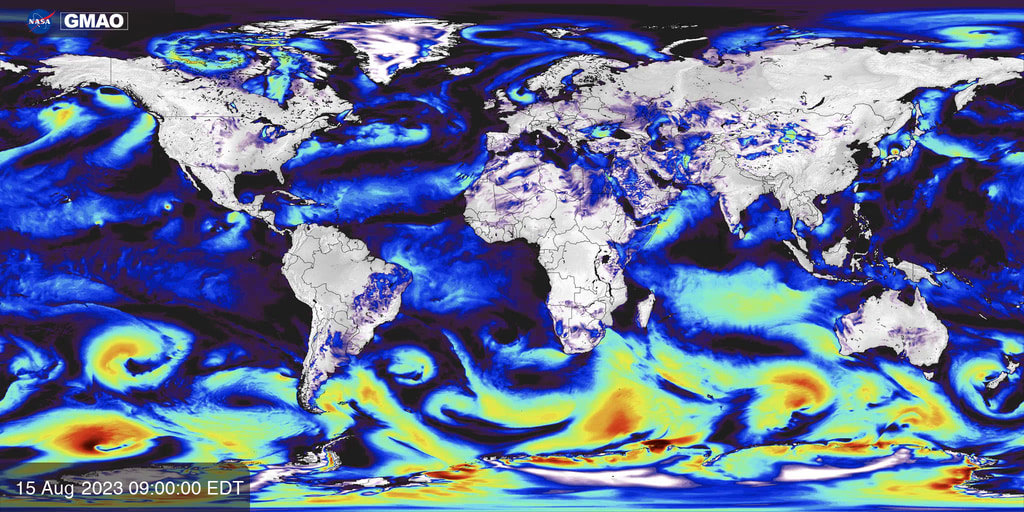
#> input picture Backend/wind_speed.jpg, 1024 x 512 px, found by its file name
$ python nasa2py.py
#> lines starting #> are read from the running program, lines starting #| are printed output that depends on the picture
"""
NASA Earth Information Center - Earth Jukebox

MODULE: MEMBER 2
IMAGE PROCESSING & GRID COLOR EXTRACTION

Input:
    NASA GEOS-FP Near-Surface Wind Speed image

Member 2 responsibilities:
    1. Load NASA image
    2. Convert image to RGB
    3. Divide image into 5x5 grid
    4. Extract pixels from every grid cell
    5. Calculate mean RGB
    6. Calculate median RGB
    7. Save extracted information
    8. Create grid overlay image
    9. Create color palette image

Requirements:
    pip install pillow numpy
"""

import os
import json
import numpy as np

from PIL import Image, ImageDraw


# ---------------------------------------------------------------------------
# 1. LOAD NASA IMAGE
# ---------------------------------------------------------------------------

def load_image_rgb(image_path: str) -> np.ndarray:
    """
    Load the NASA image and convert it to RGB.

    Returns:
        NumPy array with shape:

        (height, width, 3)

    The 3 channels are:
        R = Red
        G = Green
        B = Blue
    """
#> called with image_path = 'Backend/images/wind_speed.jpg'

    if not os.path.exists(image_path):
        raise FileNotFoundError(
            f"Image not found at: {image_path}"
        )

    with Image.open(image_path) as img:

        # Convert image to standard RGB
#> img is the input picture: PIL image 1024x512 RGB; mean R, G, B 98, 112.8, 149.5
        img_rgb = img.convert("RGB")

        # Convert image to NumPy array
        rgb_array = np.array(
            img_rgb,
            dtype=np.uint8
        )

    print("\nNASA image loaded successfully!")

    print(
        f"Dimensions : "
        f"{rgb_array.shape[1]} px wide x "
        f"{rgb_array.shape[0]} px high"
    )
#| Dimensions : 1024 px wide x 512 px high

    print(
        f"Channels   : {rgb_array.shape[2]} "
        f"(R, G, B)"
    )
#| Channels   : 3 (R, G, B)

    return rgb_array


# ---------------------------------------------------------------------------
# 2. DIVIDE IMAGE INTO 5x5 GRID
# ---------------------------------------------------------------------------

def extract_grid_colors(
    rgb_array: np.ndarray,
    grid_rows: int = 5,
    grid_cols: int = 5
) -> list:

    """
    Divide the image into a 5x5 grid.

    For each cell we calculate:

        - cell number
        - row
        - column
        - bounding box
        - mean RGB
        - median RGB

    Returns:
        List containing information about all cells.
    """
#> called with grid_rows = 5, grid_cols = 5

    # Get image dimensions
    height, width, _ = rgb_array.shape
#> height = 512; width = 1024

    # Calculate cell size
    cell_height = height // grid_rows
#> cell_height = 102
    cell_width = width // grid_cols
#> cell_width = 204

    print("\n------------------------------------------")
    print("GRID PROCESSING")
    print("------------------------------------------")

    print(
        f"Grid       : {grid_rows} x {grid_cols}"
    )

    print(
        f"Total cells: {grid_rows * grid_cols}"
    )

    print(
        f"Cell size  : approximately "
        f"{cell_width} x {cell_height} pixels"
    )
#| Cell size  : approximately 204 x 102 pixels

    results = []

    # ---------------------------------------------------------------
    # Loop through every row
    # ---------------------------------------------------------------

    for row in range(grid_rows):

        # -----------------------------------------------------------
        # Loop through every column
        # -----------------------------------------------------------

        for col in range(grid_cols):

            # Calculate starting Y coordinate
            y_start = row * cell_height

            # Calculate ending Y coordinate
            y_end = (
                height
                if row == grid_rows - 1
                else (row + 1) * cell_height
            )

            # Calculate starting X coordinate
            x_start = col * cell_width

            # Calculate ending X coordinate
            x_end = (
                width
                if col == grid_cols - 1
                else (col + 1) * cell_width
            )

            # -------------------------------------------------------
            # Extract pixels belonging to this grid cell
            # -------------------------------------------------------

            cell_pixels = rgb_array[
                y_start:y_end,
                x_start:x_end
            ]

            # -------------------------------------------------------
            # Calculate mean RGB
            # -------------------------------------------------------

            mean_rgb = np.mean(
                cell_pixels,
                axis=(0, 1)
            ).astype(int)

            r_mean = int(mean_rgb[0])
            g_mean = int(mean_rgb[1])
            b_mean = int(mean_rgb[2])

            # -------------------------------------------------------
            # Calculate median RGB
            # -------------------------------------------------------

            median_rgb = np.median(
                cell_pixels,
                axis=(0, 1)
            ).astype(int)

            r_median = int(median_rgb[0])
            g_median = int(median_rgb[1])
            b_median = int(median_rgb[2])

            # -------------------------------------------------------
            # Create cell information
            # -------------------------------------------------------

            cell_data = {

                "cell_index":
                    row * grid_cols + col + 1,

                "row":
                    row,

                "col":
                    col,

                "bbox": {

                    "x1": x_start,
                    "y1": y_start,

                    "x2": x_end,
                    "y2": y_end
                },

                "mean_rgb": [
                    r_mean,
                    g_mean,
                    b_mean
                ],

                "median_rgb": [
                    r_median,
                    g_median,
                    b_median
                ]
            }

            # Add cell information to results
            results.append(cell_data)
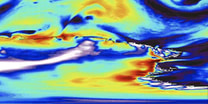
#> cell_pixels: shape (104, 208, 3); mean R, G, B 121.1, 151.8, 155.8
#> after the loop, results = 25 items

    return results


# ---------------------------------------------------------------------------
# 3. SAVE EXTRACTED DATA AS JSON
# ---------------------------------------------------------------------------

def save_results(
    grid_results: list,
    output_path: str
):
    """
    Save extracted grid information as JSON.
    """

    with open(
        output_path,
        "w",
        encoding="utf-8"
    ) as file:

        json.dump(
            grid_results,
            file,
            indent=4
        )

    print(
        f"\nGrid data saved to:"
        f"\n{output_path}"
    )


# ---------------------------------------------------------------------------
# 4. CREATE GRID OVERLAY IMAGE
# ---------------------------------------------------------------------------

def create_grid_overlay(
    rgb_array: np.ndarray,
    grid_results: list,
    output_path: str
):
    """
    Creates an image showing the 5x5 grid
    on top of the original NASA image.
    """

    # Convert NumPy array back into PIL image
    image = Image.fromarray(rgb_array)

    # Create drawing object
    draw = ImageDraw.Draw(image)

    # Draw every cell
    for cell in grid_results:

        bbox = cell["bbox"]

        # Draw rectangle around cell
        draw.rectangle(
            [
                bbox["x1"],
                bbox["y1"],
                bbox["x2"],
                bbox["y2"]
            ],
            outline="yellow",
            width=2
        )

        # Draw cell number
        draw.text(
            (
                bbox["x1"] + 5,
                bbox["y1"] + 5
            ),
            f"#{cell['cell_index']}",
            fill="white"
        )

    # Save image
    image.save(output_path)

    print(
        f"Grid overlay saved to:"
        f"\n{output_path}"
    )


# ---------------------------------------------------------------------------
# 5. CREATE COLOR PALETTE
# ---------------------------------------------------------------------------

def create_color_palette(
    grid_results: list,
    output_path: str,
    grid_rows: int = 5,
    grid_cols: int = 5
):
    """
    Creates a 5x5 image.

    Each block represents the mean RGB
    colour of one grid cell.
    """

    block_size = 100

    palette_width = grid_cols * block_size
    palette_height = grid_rows * block_size

    palette = Image.new(
        "RGB",
        (
            palette_width,
            palette_height
        )
    )

    draw = ImageDraw.Draw(palette)

    # Draw every colour block
    for cell in grid_results:

        x1 = cell["col"] * block_size
        y1 = cell["row"] * block_size

        x2 = x1 + block_size
        y2 = y1 + block_size

        draw.rectangle(
            [
                x1,
                y1,
                x2,
                y2
            ],
            fill=tuple(cell["mean_rgb"]),
            outline="black"
        )

        # Cell number
        draw.text(
            (
                x1 + 5,
                y1 + 5
            ),
            f"#{cell['cell_index']}",
            fill="white"
        )

    # Save palette
    palette.save(output_path)

    print(
        f"Color palette saved to:"
        f"\n{output_path}"
    )


# ---------------------------------------------------------------------------
# 6. MAIN PROGRAM
# ---------------------------------------------------------------------------

if __name__ == "__main__":

    project_folder = os.path.dirname(os.path.abspath(__file__))

    image_file = os.path.join(
        project_folder,
        "images",
        "wind_speed.jpg"
    )

    output_folder = os.path.join(
        project_folder,
        "output"
    )

    os.makedirs(output_folder, exist_ok=True)

    pixels = load_image_rgb(image_file)

    regions = extract_grid_colors(
        pixels,
        grid_rows=5,
        grid_cols=5
    )
#> regions = 25 items

    print("\n" + "=" * 80)
    print("MEMBER 2 - GRID EXTRACTION RESULTS")
    print("=" * 80)

    for cell in regions:
        print(
            f"Cell {cell['cell_index']}: "
            f"Mean RGB = {tuple(cell['mean_rgb'])}, "
            f"Median RGB = {tuple(cell['median_rgb'])}"
        )
#> this loop made 25 passes
#| Cell 1: Mean RGB = (93, 97, 126), Median RGB = (46, 41, 112)
#| Cell 2: Mean RGB = (96, 99, 138), Median RGB = (56, 59, 145)
#| Cell 3: Mean RGB = (69, 71, 119), Median RGB = (44, 32, 101)
#| Cell 4: Mean RGB = (117, 117, 141), Median RGB = (82, 104, 180)
#| Cell 5: Mean RGB = (117, 128, 173), Median RGB = (71, 116, 214)
#| Cell 6: Mean RGB = (70, 85, 148), Median RGB = (40, 37, 166)
#| Cell 7: Mean RGB = (106, 114, 160), Median RGB = (58, 97, 195)
#| Cell 8: Mean RGB = (102, 104, 153), Median RGB = (58, 75, 174)
#> (further printed lines are left out)

    save_results(
        regions,
        os.path.join(
            output_folder,
            "wind_grid_data.json"
        )
    )

    create_grid_overlay(
        pixels,
        regions,
        os.path.join(
            output_folder,
            "wind_grid_overlay.png"
        )
    )
#> the loop in create_grid_overlay, `for cell in grid_results: ` made 25 passes
#> bbox on passes 1 to 12: {'x1': 0, 'y1': 0, 'x2': 204, 'y2': 102}, {'x1': 204, 'y1': 0, 'x2': 408, 'y2': 102}, {'x1': 408, 'y1': 0, 'x2': 612, 'y2': 102}, {'x1': 612, 'y1': 0, 'x2': 816, 'y2': 102}, {'x1': 816, 'y1': 0, 'x2': 1024, 'y2': 102}, {'x1': 0, 'y1': 102, 'x2': 204, 'y2': 204}, {'x1': 204, 'y1': 102, 'x2': 408, 'y2': 204}, {'x1': 408, 'y1': 102, 'x2': 612, 'y2': 204}, {'x1': 612, 'y1': 102, 'x2': 816, 'y2': 204}, {'x1': 816, 'y1': 102, 'x2': 1024, 'y2': 204}, {'x1': 0, 'y1': 204, 'x2': 204, 'y2': 306}, {'x1': 204, 'y1': 204, 'x2': 408, 'y2': 306}
#> in create_grid_overlay, `image.save(output_path)`:
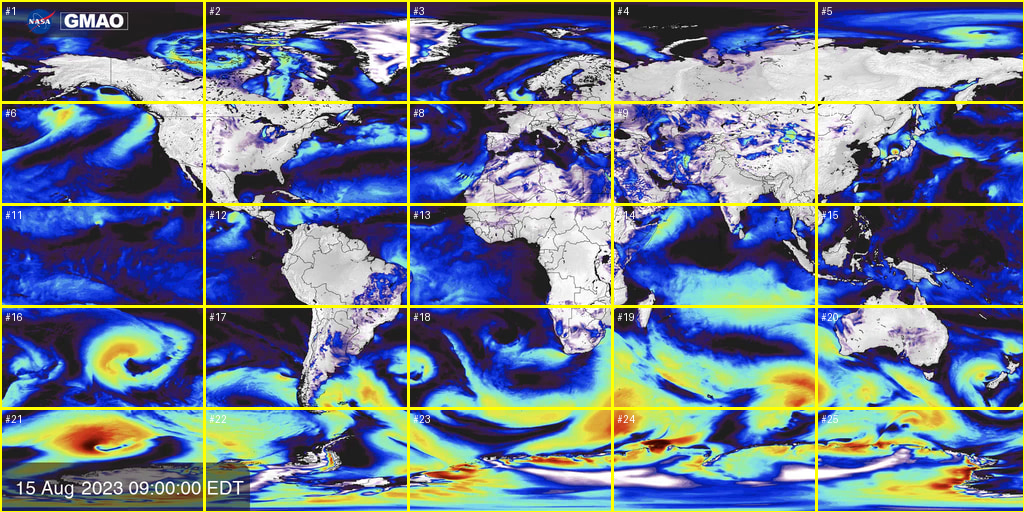
#> saved as wind_grid_overlay.png: PIL image 1024x512 RGB; mean R, G, B 105.2, 119.4, 143.2

    create_color_palette(
        regions,
        os.path.join(
            output_folder,
            "wind_color_palette.png"
        )
    )
#> in create_color_palette, `palette = Image.new( "RGB", ( palette_width, palette_height ) )`: palette: PIL image 500x500 RGB; every value is 0
#> the loop in create_color_palette, `for cell in grid_results: ` made 25 passes
#> (x1, y1, x2, y2) on passes 1 to 12: (0, 0, 100, 100), (100, 0, 200, 100), (200, 0, 300, 100), (300, 0, 400, 100), (400, 0, 500, 100), (0, 100, 100, 200), (100, 100, 200, 200), (200, 100, 300, 200), (300, 100, 400, 200), (400, 100, 500, 200), (0, 200, 100, 300), (100, 200, 200, 300)
#> in create_color_palette, `palette.save(output_path)`:
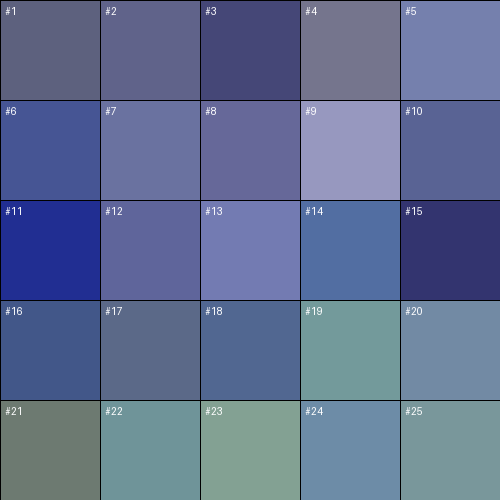
#> saved as wind_color_palette.png: PIL image 500x500 RGB; mean R, G, B 96, 110.5, 146.2

    print("\nMember 2 processing completed!")
    print(f"Total cells processed: {len(regions)}")
#| Total cells processed: 25

    print("\nOutput files:")
    print("1. output/wind_grid_data.json")
    print("2. output/wind_grid_overlay.png")
    print("3. output/wind_color_palette.png")
